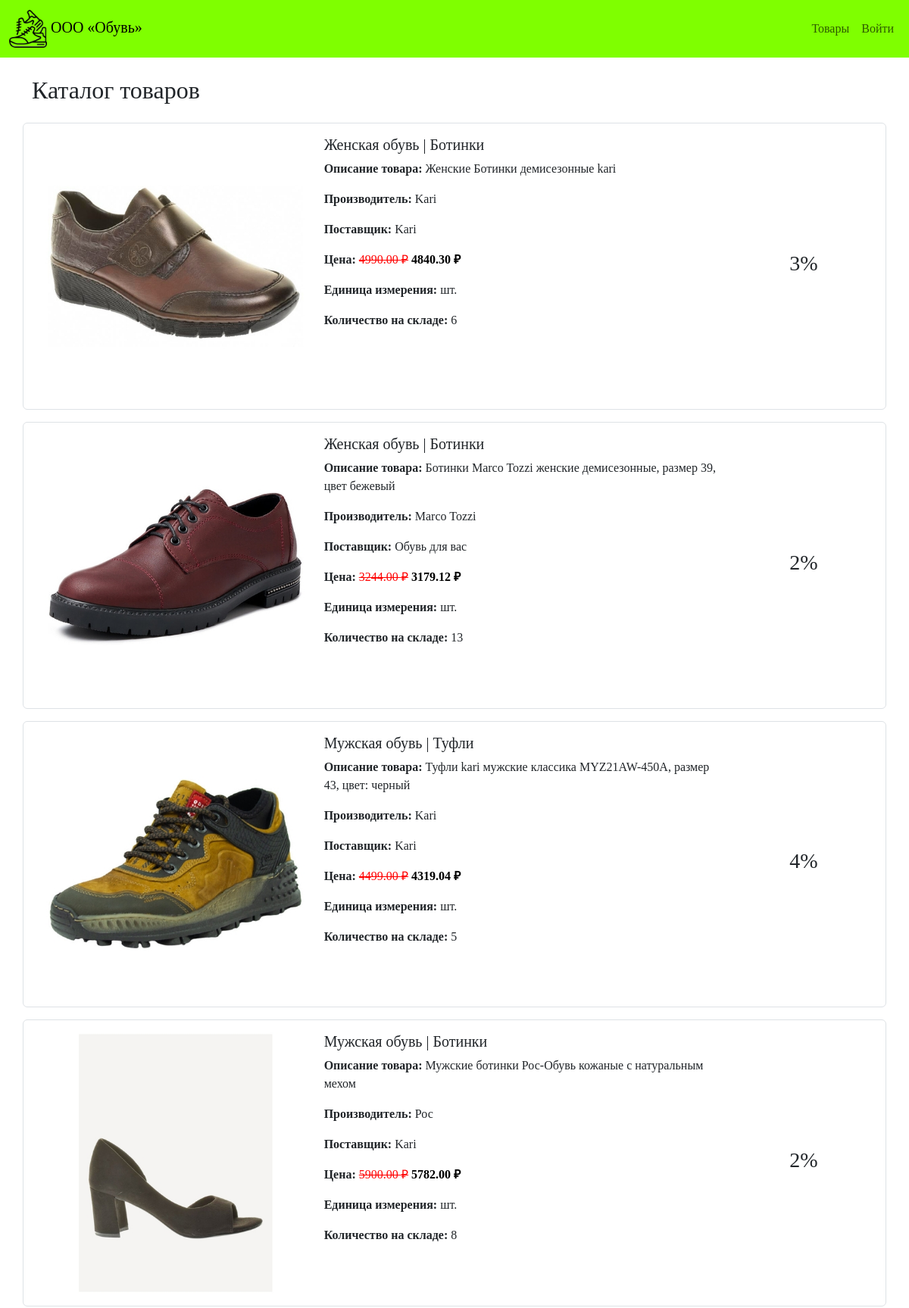
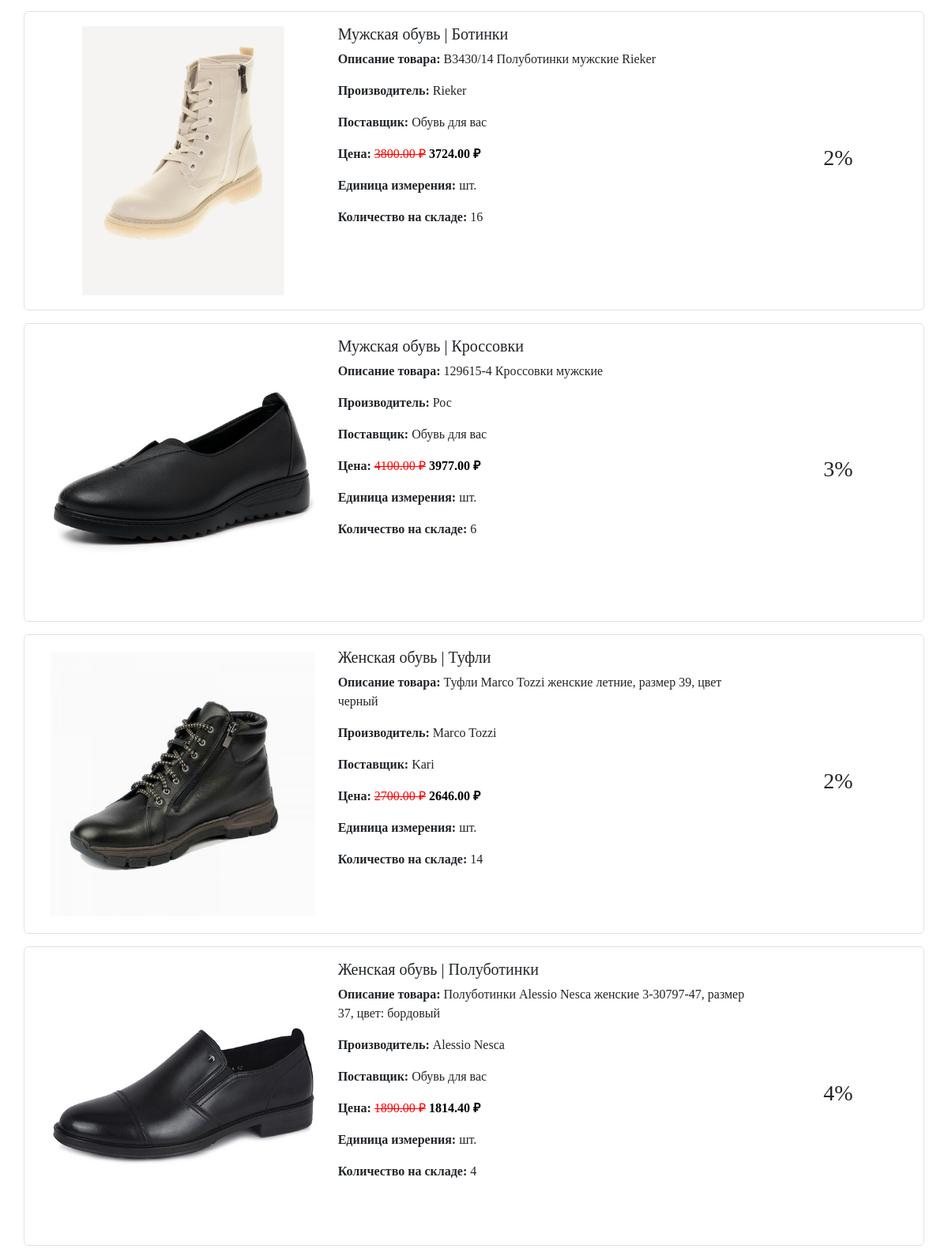
Page /products (upper part) on the committed database (2 pictures, top to bottom).
### src/models.py (models this page shows)
class Product(Base):
    __tablename__ = 'products'
    id = Column(Integer, primary_key=True, autoincrement=True)
    article = Column(String(50), nullable=False, unique=True)
    name = Column(String(200), nullable=False)
    description = Column(Text)
    price = Column(Float, nullable=False)
    discount = Column(Integer, default=0)
    stock_quantity = Column(Integer, default=0)
    photo = Column(String(200))
    category_id = Column(Integer, ForeignKey('categories.id'), nullable=False)
    supplier_id = Column(Integer, ForeignKey('suppliers.id'), nullable=False)
    manufacturer_id = Column(Integer, ForeignKey('manufacturers.id'), nullable=False)
    unit_id = Column(Integer, ForeignKey('units.id'), nullable=False)
    category = relationship('Category', back_populates='products')
    supplier = relationship('Supplier', back_populates='products')
    manufacturer = relationship('Manufacturer', back_populates='products')
    unit = relationship('Unit', back_populates='products')
    order_items = relationship('OrderItem', back_populates='product')

class Category(Base):
    __tablename__ = 'categories'
    id = Column(Integer, primary_key=True, autoincrement=True)
    name = Column(String(100), nullable=False, unique=True)
    products = relationship('Product', back_populates='category')

class Manufacturer(Base):
    __tablename__ = 'manufacturers'
    id = Column(Integer, primary_key=True, autoincrement=True)
    name = Column(String(100), nullable=False, unique=True)
    products = relationship('Product', back_populates='manufacturer')

class Supplier(Base):
    __tablename__ = 'suppliers'
    id = Column(Integer, primary_key=True, autoincrement=True)
    name = Column(String(100), nullable=False, unique=True)
    products = relationship('Product', back_populates='supplier')

class Unit(Base):
    __tablename__ = 'units'
    id = Column(Integer, primary_key=True, autoincrement=True)
    name = Column(String(50), nullable=False, unique=True)
    products = relationship('Product', back_populates='unit')

### src/app.py (the view)
@app.get("/products", response_class=HTMLResponse)
async def products_page(
    request: Request,
    db: Session = Depends(get_db),
    search: str = None,
    category: str = None,
    sort: str = None
):
    current_user = get_current_user(request, db)
    query = db.query(Product)
    if current_user:
        if search:
            search_term = f"%{search}%"
            query = query.filter(
                (Product.name.like(search_term)) |
                (Product.description.like(search_term)) |
                (Product.article.like(search_term))
            )
        if category:
            query = query.join(Product.category).filter(Product.category.has(name=category))
        if sort == "price_asc":
            query = query.order_by(Product.price.asc())
        elif sort == "price_desc":
            query = query.order_by(Product.price.desc())
        elif sort == "name":
            query = query.order_by(Product.name.asc())
        elif sort == "discount":
            query = query.order_by(Product.discount.desc())
    products = query.all()
    categories = db.query(Category).all()
    category_names = [cat.name for cat in categories]
    return templates.TemplateResponse(
        "products.html",
        {
            "request": request,
            "user": current_user,
            "products": products,
            "categories": category_names,
            "current_search": search or "",
            "current_category": category or "",
            "current_sort": sort or ""
        }
    )

### templates/products.html (shortened to what this page needs)
{% extends "base.html" %}
{% block content %}
<h2 class="mb-4">Каталог товаров</h2>
<div id="productList">
    {% for product in products %}
    {% set discount = product.discount %}
    {% set discounted_price = product.price * (1 - discount / 100) %}
    {% set row_class = '' %}
    {% if product.stock_quantity == 0 %}
        {% set row_class = 'out-of-stock' %}
    {% elif discount > 15 %}
        {% set row_class = 'highlight-discount' %}
    {% endif %}
    <div class="row mb-3 p-3 border rounded {{ row_class }}">
        <div class="col-md-4 col-lg-4">
            {% if product.photo %}
            <img src="/static/{{ product.photo }}"
                 class="img-fluid"
                 alt="{{ product.name }}"
                 onerror="this.src='/static/picture.png'">
            {% else %}
            <img src="/static/picture.png" class="img-fluid" alt="Нет изображения">
            {% endif %}
        </div>
        <div class="col-md-6 col-lg-6">
            <h5>{{ product.category.name }} | {{ product.name }}</h5>
            <p><strong>Описание товара:</strong> {{ product.description }}</p>
            <p><strong>Производитель:</strong> {{ product.manufacturer.name }}</p>
            <p><strong>Поставщик:</strong> {{ product.supplier.name }}</p>
            <p>
                <strong>Цена:</strong>
                {% if discount > 0 %}
                    <span class="original-price">{{ "%.2f"|format(product.price) }} ₽</span>
                    <span class="final-price">{{ "%.2f"|format(discounted_price) }} ₽</span>
                {% else %}
                    {{ "%.2f"|format(product.price) }} ₽
                {% endif %}
            </p>
            <p><strong>Единица измерения:</strong> {{ product.unit.name }}</p>
            <p><strong>Количество на складе:</strong> {{ product.stock_quantity }}</p>
        </div>
        <div class="col-md-2 col-lg-2 text-center d-flex align-items-center justify-content-center">
            <h3>{{ discount }}%</h3>
        </div>
    </div>
    {% endfor %}
</div>
{% endblock %}

### templates/base.html (shortened to what this page needs)
<!DOCTYPE html>
<html lang="ru">
<head>
    <link href="https://cdn.jsdelivr.net/npm/bootstrap@5.3.0/dist/css/bootstrap.min.css" rel="stylesheet">
</head>
<body>
    <nav class="navbar navbar-expand-lg">
        <div class="container-fluid">
            <a class="navbar-brand" href="/products">
                <img src="/static/Icon.png" alt="Логотип" class="logo-img">
                ООО «Обувь»
            </a>
            <div class="collapse navbar-collapse" id="navbarNav">
                <ul class="navbar-nav ms-auto">
                    <li class="nav-item">
                        <a class="nav-link" href="/products">Товары</a>
                    </li>
                    {% if user %}
                    <li class="nav-item">
                        <a class="nav-link" href="/orders">Заказы</a>
                    </li>
                    <li class="nav-item">
                        <span class="nav-link">{{ user.full_name }} ({{ user.role.name }})</span>
                    </li>
                    <li class="nav-item">
                        <a class="nav-link" href="/logout">Выйти</a>
                    </li>
                    {% else %}
                    <li class="nav-item">
                        <a class="nav-link" href="/login">Войти</a>
                    </li>
                    {% endif %}
                </ul>
            </div>
        </div>
    </nav>
    <div class="container mt-4">
        {% block content %}{% endblock %}
    </div>
</body>
</html>

### templates/base.html (style rules this page uses)
body { font-family: 'Times New Roman', Times, serif; background-color: white; }
.navbar { background-color: #7FFF00 !important; }
.logo-img { height: 50px; object-fit: contain; }
.original-price { text-decoration: line-through; color: red; }
.final-price { color: black; font-weight: bold; }

### rows in the picture
Product: photo (picture), category.name "Женская обувь", name "Ботинки", description "Женские Ботинки демисезонные kari", manufacturer.name "Kari", supplier.name "Kari", price "4990.00", discounted_price "4840.30", unit.name "шт.", stock_quantity "6", discount "3"
Product: photo (picture), category.name "Женская обувь", name "Ботинки", description "Ботинки Marco Tozzi женские демисезонные, размер 39, цвет бежевый", manufacturer.name "Marco Tozzi", supplier.name "Обувь для вас", price "3244.00", discounted_price "3179.12", unit.name "шт.", stock_quantity "13", discount "2"
Product: photo (picture), category.name "Мужская обувь", name "Туфли", description "Туфли kari мужские классика MYZ21AW-450A, размер 43, цвет: черный", manufacturer.name "Kari", supplier.name "Kari", price "4499.00", discounted_price "4319.04", unit.name "шт.", stock_quantity "5", discount "4"
Product: photo (picture), category.name "Мужская обувь", name "Ботинки", description "Мужские ботинки Рос-Обувь кожаные с натуральным мехом", manufacturer.name "Рос", supplier.name "Kari", price "5900.00", discounted_price "5782.00", unit.name "шт.", stock_quantity "8", discount "2"
Product: photo (picture), category.name "Мужская обувь", name "Ботинки", description "B3430/14 Полуботинки мужские Rieker", manufacturer.name "Rieker", supplier.name "Обувь для вас", price "3800.00", discounted_price "3724.00", unit.name "шт.", stock_quantity "16", discount "2"
Product: photo (picture), category.name "Мужская обувь", name "Кроссовки", description "129615-4 Кроссовки мужские", manufacturer.name "Рос", supplier.name "Обувь для вас", price "4100.00", discounted_price "3977.00", unit.name "шт.", stock_quantity "6", discount "3"
Product: photo (picture), category.name "Женская обувь", name "Туфли", description "Туфли Marco Tozzi женские летние, размер 39, цвет черный", manufacturer.name "Marco Tozzi", supplier.name "Kari", price "2700.00", discounted_price "2646.00", unit.name "шт.", stock_quantity "14", discount "2"
Product: photo (picture), category.name "Женская обувь", name "Полуботинки", description "Полуботинки Alessio Nesca женские 3-30797-47, размер 37, цвет: бордовый", manufacturer.name "Alessio Nesca", supplier.name "Обувь для вас", price "1890.00", discounted_price "1814.40", unit.name "шт.", stock_quantity "4", discount "4"
